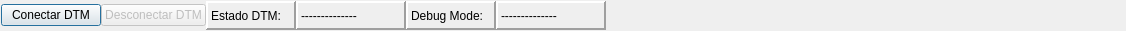
<?xml version="1.0" encoding="UTF-8"?>
<ui version="4.0">
 <class>DialogDTM</class>
 <widget class="QDialog" name="DialogDTM">
  <property name="enabled">
   <bool>true</bool>
  </property>
  <property name="geometry">
   <rect>
    <x>0</x>
    <y>0</y>
    <width>1126</width>
    <height>31</height>
   </rect>
  </property>
  <property name="sizePolicy">
   <sizepolicy hsizetype="Fixed" vsizetype="Fixed">
    <horstretch>0</horstretch>
    <verstretch>0</verstretch>
   </sizepolicy>
  </property>
  <property name="windowTitle">
   <string notr="true">Conectar Depurador</string>
  </property>
  <layout class="QHBoxLayout" name="horizontalLayout_5">
   <property name="spacing">
    <number>0</number>
   </property>
   <property name="leftMargin">
    <number>1</number>
   </property>
   <property name="topMargin">
    <number>1</number>
   </property>
   <property name="rightMargin">
    <number>1</number>
   </property>
   <property name="bottomMargin">
    <number>1</number>
   </property>
   <item>
    <layout class="QHBoxLayout" name="horizontalLayout_2">
     <property name="spacing">
      <number>0</number>
     </property>
     <item>
      <widget class="QPushButton" name="BtnCnnctDTM">
       <property name="minimumSize">
        <size>
         <width>100</width>
         <height>0</height>
        </size>
       </property>
       <property name="maximumSize">
        <size>
         <width>135</width>
         <height>16777215</height>
        </size>
       </property>
       <property name="text">
        <string>Conectar DTM</string>
       </property>
      </widget>
     </item>
     <item>
      <widget class="QPushButton" name="BtnDiscnntDTM">
       <property name="enabled">
        <bool>false</bool>
       </property>
       <property name="sizePolicy">
        <sizepolicy hsizetype="Fixed" vsizetype="Fixed">
         <horstretch>0</horstretch>
         <verstretch>0</verstretch>
        </sizepolicy>
       </property>
       <property name="minimumSize">
        <size>
         <width>100</width>
         <height>0</height>
        </size>
       </property>
       <property name="maximumSize">
        <size>
         <width>135</width>
         <height>16777215</height>
        </size>
       </property>
       <property name="text">
        <string>Desconectar DTM</string>
       </property>
      </widget>
     </item>
    </layout>
   </item>
   <item>
    <layout class="QHBoxLayout" name="horizontalLayout">
     <property name="spacing">
      <number>0</number>
     </property>
     <item>
      <widget class="QLabel" name="label">
       <property name="sizePolicy">
        <sizepolicy hsizetype="Fixed" vsizetype="Preferred">
         <horstretch>0</horstretch>
         <verstretch>0</verstretch>
        </sizepolicy>
       </property>
       <property name="minimumSize">
        <size>
         <width>90</width>
         <height>0</height>
        </size>
       </property>
       <property name="maximumSize">
        <size>
         <width>90</width>
         <height>16777215</height>
        </size>
       </property>
       <property name="font">
        <font>
         <weight>50</weight>
         <bold>false</bold>
        </font>
       </property>
       <property name="autoFillBackground">
        <bool>false</bool>
       </property>
       <property name="frameShape">
        <enum>QFrame::Panel</enum>
       </property>
       <property name="frameShadow">
        <enum>QFrame::Raised</enum>
       </property>
       <property name="lineWidth">
        <number>2</number>
       </property>
       <property name="midLineWidth">
        <number>0</number>
       </property>
       <property name="text">
        <string>Estado DTM:</string>
       </property>
       <property name="scaledContents">
        <bool>false</bool>
       </property>
      </widget>
     </item>
     <item>
      <widget class="QLabel" name="Lbl_DTMState">
       <property name="enabled">
        <bool>true</bool>
       </property>
       <property name="sizePolicy">
        <sizepolicy hsizetype="Fixed" vsizetype="Preferred">
         <horstretch>0</horstretch>
         <verstretch>0</verstretch>
        </sizepolicy>
       </property>
       <property name="minimumSize">
        <size>
         <width>110</width>
         <height>0</height>
        </size>
       </property>
       <property name="maximumSize">
        <size>
         <width>110</width>
         <height>16777215</height>
        </size>
       </property>
       <property name="frameShape">
        <enum>QFrame::Panel</enum>
       </property>
       <property name="frameShadow">
        <enum>QFrame::Raised</enum>
       </property>
       <property name="lineWidth">
        <number>2</number>
       </property>
       <property name="text">
        <string>--------------</string>
       </property>
      </widget>
     </item>
    </layout>
   </item>
   <item>
    <layout class="QHBoxLayout" name="horizontalLayout_3">
     <property name="spacing">
      <number>0</number>
     </property>
     <item>
      <widget class="QLabel" name="label_3">
       <property name="sizePolicy">
        <sizepolicy hsizetype="Fixed" vsizetype="Preferred">
         <horstretch>0</horstretch>
         <verstretch>0</verstretch>
        </sizepolicy>
       </property>
       <property name="minimumSize">
        <size>
         <width>90</width>
         <height>0</height>
        </size>
       </property>
       <property name="maximumSize">
        <size>
         <width>100</width>
         <height>16777215</height>
        </size>
       </property>
       <property name="frameShape">
        <enum>QFrame::Panel</enum>
       </property>
       <property name="frameShadow">
        <enum>QFrame::Raised</enum>
       </property>
       <property name="lineWidth">
        <number>2</number>
       </property>
       <property name="midLineWidth">
        <number>0</number>
       </property>
       <property name="text">
        <string>Debug Mode:</string>
       </property>
      </widget>
     </item>
     <item>
      <widget class="QLabel" name="Lbl_DBGState">
       <property name="enabled">
        <bool>true</bool>
       </property>
       <property name="sizePolicy">
        <sizepolicy hsizetype="Fixed" vsizetype="Preferred">
         <horstretch>0</horstretch>
         <verstretch>0</verstretch>
        </sizepolicy>
       </property>
       <property name="minimumSize">
        <size>
         <width>110</width>
         <height>0</height>
        </size>
       </property>
       <property name="maximumSize">
        <size>
         <width>110</width>
         <height>16777215</height>
        </size>
       </property>
       <property name="frameShape">
        <enum>QFrame::Panel</enum>
       </property>
       <property name="frameShadow">
        <enum>QFrame::Raised</enum>
       </property>
       <property name="lineWidth">
        <number>2</number>
       </property>
       <property name="midLineWidth">
        <number>0</number>
       </property>
       <property name="text">
        <string>--------------</string>
       </property>
      </widget>
     </item>
    </layout>
   </item>
   <item>
    <spacer name="horizontalSpacer">
     <property name="orientation">
      <enum>Qt::Horizontal</enum>
     </property>
     <property name="sizeHint" stdset="0">
      <size>
       <width>499</width>
       <height>20</height>
      </size>
     </property>
    </spacer>
   </item>
  </layout>
 </widget>
 <resources/>
 <connections/>
</ui>
